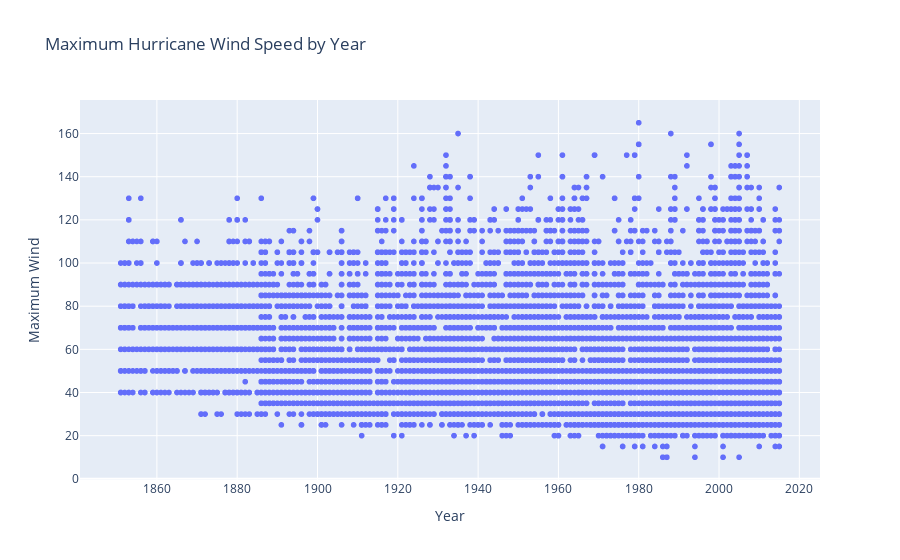

Notebook cell for this chart:
### Markdown cell above
# Looking at maximum wind speed by year

### Code cell
fig = px.scatter(sorted_hurr, x="Year", y="Maximum Wind",
                 title="Maximum Hurricane Wind Speed by Year")


fig.show()

### Figure 1 — Plotly figure (JSON) as saved in the notebook; plotly's stock layout.template omitted (floating-point values rounded to 4 significant figures; data arrays with more than 128 entries replaced by an {"elided": "..."} marker saying what was removed)
{"data": [{"hovertemplate": "Year=%{x}<br>Maximum Wind=%{y}<extra></extra>", "legendgroup": "", "marker": {"color": "#636efa", "symbol": "circle"}, "mode": "markers", "name": "", "showlegend": false, "type": "scattergl", "x": {"elided": "9931 int values"}, "xaxis": "x", "y": {"elided": "9931 int values"}, "yaxis": "y"}], "layout": {"legend": {"tracegroupgap": 0}, "title": {"text": "Maximum Hurricane Wind Speed by Year"}, "xaxis": {"anchor": "y", "domain": [0, 1], "title": {"text": "Year"}}, "yaxis": {"anchor": "x", "domain": [0, 1], "title": {"text": "Maximum Wind"}}}}
